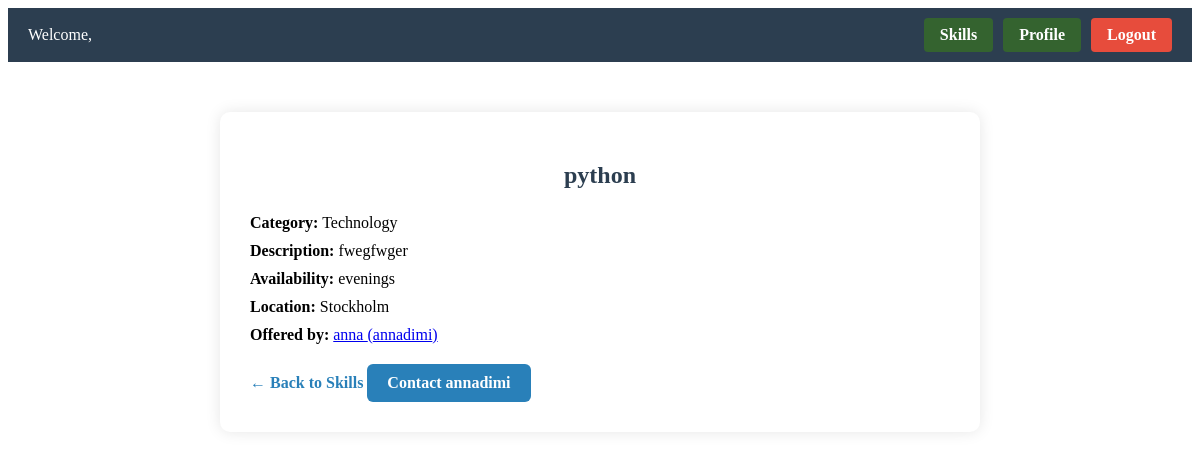
The app's page /skillswapapp/skilldetails/1/ (signed in), older data.
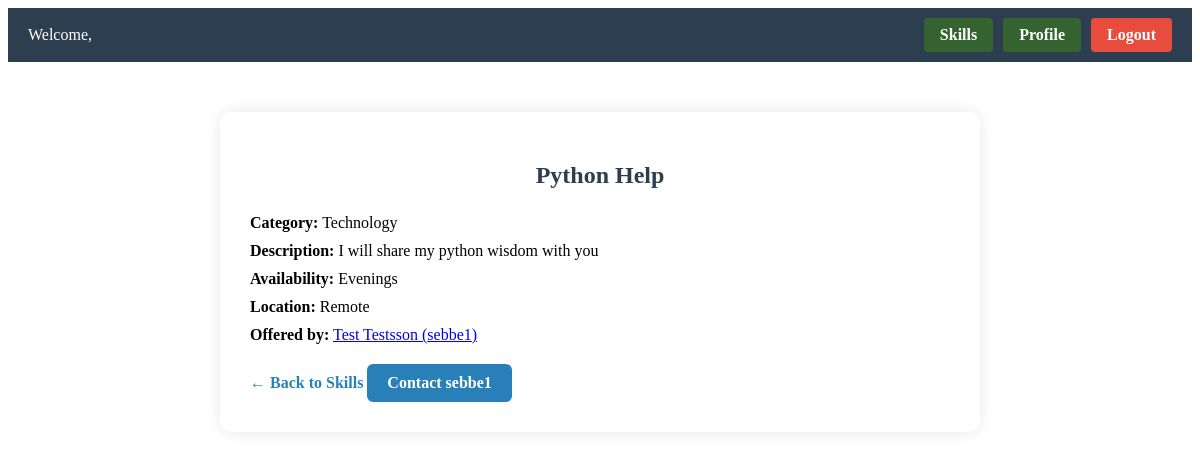
The same page, newer data.
### skillswapapp/models.py (models this page shows, shortened)
class Skill(models.Model):
    TYPE_CHOICES = [
        ("offer", "Offering Skill"),
        ("seek", "Seeking Skill"),
    ]
    CATEGORY_CHOICES = [
        ("music", "Music"),
        ("language", "Language"),
        ("tech", "Technology"),
        ("art", "Art"),
        ("sports", "Sports"),
        ("other", "Other"),
    ]
    user = models.ForeignKey(User, on_delete=models.CASCADE, related_name="skills")
    type = models.CharField(max_length=10, choices=TYPE_CHOICES, default="offer", help_text="*")
    title = models.CharField(max_length=100, help_text="*")
    category = models.CharField(max_length=20, choices=CATEGORY_CHOICES, default="other", help_text="*")
    description = models.TextField(max_length=300, help_text="*")
    availability = models.CharField(max_length=100, help_text="* E.g. Weekends, Evenings etc.")
    location = models.CharField(max_length=100, help_text="* E.g. City, Remote etc.")

### skillswapapp/views.py (the view)
# urls.py: path("skilldetails/<int:skill_id>/", views.skilldetails, name="skilldetails"),
@login_required(login_url="skillswapapp:login")
def skilldetails(request, skill_id):
    skill = get_object_or_404(Skill, id=skill_id)
    return render(request, "skillswapapp/skilldetails.html", {"skill": skill})

### templates/skillswapapp/skilldetails.html
{% extends 'skillswapapp/base.html' %}
{% block body_block %}
<div class="detail-container">
  <h2>{{ skill.title }}</h2>
  <p><strong>Category:</strong> {{ skill.get_category_display }}</p>
  <p><strong>Description:</strong> {{ skill.description }}</p>
  <p><strong>Availability:</strong> {{ skill.availability }}</p>
  <p><strong>Location:</strong> {{ skill.location }}</p>
  <p><strong>Offered by:</strong>
    <a href="{% url 'skillswapapp:view_profile' skill.user.username %}">
      {{ skill.user.first_name }} ({{ skill.user.username }})
    </a>
  </p>
  <a href="{% url 'skillswapapp:skills' %}" class="detail-back-link">← Back to Skills</a>
  <a href="{% url 'skillswapapp:contact' skill.id %}" class="contact-button">
    Contact {{ skill.user.username }}
  </a>
</div>
{% endblock %}

Row changes from the older to the newer data that the page shows:
changed Skill "Technology": title "python" → "Python Help"; description "fwegfwger" → "I will share my python wisdom with you"; availability "evenings" → "Evenings"; location "Stockholm" → "Remote"; user.first_name "anna" → "Test Testsson"; user.username "annadimi" → "sebbe1"
